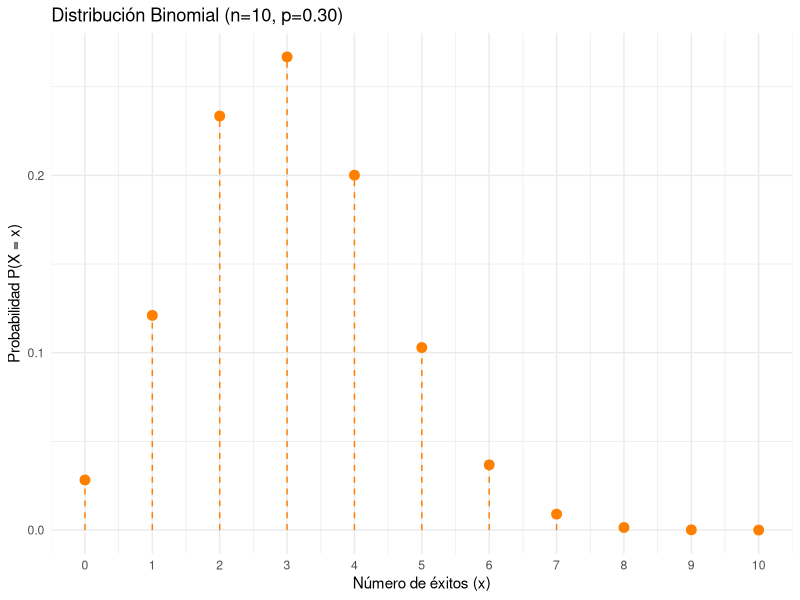

The R script that drew this image: (Note: this script raises an error after producing the figure.)
## ---- chunk 1
knitr::opts_chunk$set(echo = TRUE, message = FALSE, warning = FALSE, comment = NA)

## ---- chunk 2
# Cargar la librería ggplot2
library(ggplot2)

# Definir los valores de la variable x (número de éxitos en 10 ensayos)
x <- 0:10

# Calcular la función de masa de probabilidad de la distribución binomial
# con parámetros n = 10 y p = 0.30
fx <- dbinom(x, 10, 0.30)

# Crear un data frame con los valores de x y sus respectivas probabilidades fx
dat <- data.frame(x, fx)

# Crear el gráfico usando ggplot2
plotBin1<-ggplot(dat, aes(x = x, y = fx)) + 
  # Agregar líneas verticales desde el eje x hasta cada punto para mayor claridad
  geom_segment(aes(x = x, xend = x, y = 0, yend = fx), 
               color = "#FF7F00", linetype = "dashed") + 
  # Agregar los puntos representando la función de probabilidad
  geom_point(color = "#FF7F00", size = 3) +
  # Configurar el eje x para mostrar solo los valores enteros de 0 a 10
  scale_x_continuous(breaks = 0:10) +
  # Agregar etiquetas descriptivas a los ejes y un título al gráfico
  labs(title = "Distribución Binomial (n=10, p=0.30)", 
       x = "Número de éxitos (x)", 
       y = "Probabilidad P(X = x)") +
  # Aplicar un tema minimalista para una mejor presentación del gráfico
  theme_minimal()

# print(plotBin1)
## ---- chunk 3
knitr::include_graphics("img/fig220.png")
## ---- chunk 4
# Cargar las librerías necesarias
library(ggplot2)

# Definir los parámetros de la distribución binomial
n <- 10   # Número de ensayos
p <- 0.30 # Probabilidad de éxito
muestras <- 12  # Número de muestras
numero.grupos.n<-1000

# Generar 12 muestras aleatorias de tamaño n=10
set.seed(123)  # Fijar semilla para reproducibilidad
data_list <- lapply(1:muestras, function(i) {
  x <- rbinom(numero.grupos.n, n, p)  # Generar una muestra de 10 valores
  data.frame(x = x, sample = paste("Muestra", i))
})

# Unir todas las muestras en un solo data frame
data <- do.call(rbind, data_list)

# Crear el gráfico con facet_wrap() para organizar en 4x3
plot_muestras<-ggplot(data, aes(x = x)) +
  geom_bar(fill = "#FF7F00", color = "black") +  # Graficos de cada muestra
  facet_wrap(~sample, nrow = 4, ncol = 3) +  # Organizar en una cuadrícula de 4x3
  labs(title = "Muestras aleatorias de la Distribución Binomial (n=10, p=0.30)",
       x = "Número de éxitos",
       y = "Frecuencia") +
  theme_minimal()  # Estilo limpio para mejor presentación

# print(plot_muestras)
## ---- chunk 5
knitr::include_graphics("img/fig221.png")
## ---- chunk 6
# Cargar la librería ggplot2
library(ggplot2)

# Definir valores para la distribución de Poisson con lambda = 2
x <- 0:10                 # Valores posibles de la variable aleatoria
fx <- dpois(x, lambda = 2) # Calcular la función de masa de probabilidad

# Crear un data frame con los valores de x y sus respectivas probabilidades fx
dat <- data.frame(x, fx)

# Crear el gráfico usando ggplot2
plot_poiss1<-ggplot(dat, aes(x = x, y = fx)) + 
  # Agregar líneas verticales para representar la función de probabilidad
  geom_segment(aes(x = x, xend = x, y = 0, yend = fx), 
               color = "#FF7F00", linetype = "dashed") + 
  # Agregar los puntos de la función de probabilidad
  geom_point(color = "#FF7F00", size = 3) +
  # Configurar el eje x para mostrar valores enteros de 0 a 10
  scale_x_continuous(breaks = 0:10) +
  # Agregar etiquetas y título descriptivo
  labs(title = "Distribución de Poisson (λ = 2)", 
       x = "Número de eventos (x)", 
       y = "Probabilidad P(X = x)") +
  # Aplicar un tema minimalista para mejor presentación
  theme_minimal()

# print(plot_poiss1)
## ---- chunk 7
knitr::include_graphics("img/fig222.png")
## ---- chunk 8
# Cargar las librerías necesarias
library(ggplot2)
library(dplyr)

# Definir los parámetros de la distribución Poisson
lambda <- 2  # Valor esperado (λ)
muestras <- 12  # Número de muestras a generar
n_muestra <- 1000  # Tamaño de cada muestra

# Fijar semilla para reproducibilidad
set.seed(123)

# Generar 12 muestras aleatorias y calcular su media muestral
data_list <- lapply(1:muestras, function(i) {
  x <- rpois(n_muestra, lambda)  # Generar 10 valores desde Poisson(2)
  media_muestral <- mean(x)  # Calcular la media muestral
  
  # Crear un data frame con la muestra y su identificador
  data.frame(x = x, sample = paste("Muestra", i, "\n", "x̄ =", round(media_muestral, 2)))
})

# Unir todas las muestras en un solo data frame
data <- do.call(rbind, data_list)

# Crear el gráfico de barras con facet_wrap() en 4 filas x 3 columnas
plot_poiss2 <- ggplot(data, aes(x = x)) +
  geom_bar(fill = "#FF7F00", color = "black") +  # Histogramas de cada muestra
  facet_wrap(~sample, nrow = 4, ncol = 3) +  # Organizar en 4x3
  labs(title = "Muestras aleatorias de la Distribución de Poisson (λ = 2)",
       x = "Numero de eventos",  # SIN TILDE para evitar errores
       y = "Frecuencia") +
  theme_minimal()  # Aplicar estilo limpio

# Mostrar el gráfico
#print(plot_poiss2)
## ---- chunk 9
knitr::include_graphics("img/fig223.png")
## ---- chunk 10
# Cargar la librería ggplot2
library(ggplot2)

# Definir los parámetros de la distribución hipergeométrica
m <- 95  # Tamaño de la población
n <- 5   # Número de éxitos en la población
k <- 10  # Tamaño de la muestra

# Valores posibles de la variable aleatoria X (de 0 a min(n, k))
x <- 0:min(n, k)

# Calcular la función de masa de probabilidad (FMP) para la distribución hipergeométrica
fx <- dhyper(x, n, m - n, k)

# Crear un data frame con los valores de x y sus respectivas probabilidades fx
dat <- data.frame(x, fx)

# Crear el gráfico usando ggplot2
plot_hip1<-ggplot(dat, aes(x = x, y = fx)) + 
  # Agregar líneas verticales para representar la función de probabilidad
  geom_segment(aes(x = x, xend = x, y = 0, yend = fx), 
               color = "#FF7F00", linetype = "dashed") + 
  # Agregar los puntos de la función de probabilidad
  geom_point(color = "#FF7F00", size = 3) +
  # Configurar el eje x para mostrar solo los valores discretos posibles
  scale_x_continuous(breaks = x) +
  # Agregar etiquetas y título descriptivo con notación matemática
  labs(title = expression("Distribución Hipergeométrica"),
       x = expression("Número de éxitos en la muestra (X)"),
       y = expression(P(X == x)),
       caption = expression(X %~% Hipergeometrica(95, 5, 10))) +
  # Aplicar un tema minimalista para mejor presentación
  theme_minimal()

# print(plot_hip1)
## ---- chunk 11
knitr::include_graphics("img/fig224.png")
## ---- chunk 12
# Cargar las librerías necesarias
library(ggplot2)
library(dplyr)

# Definir los parámetros de la distribución hipergeométrica
m <- 95  # Tamaño de la población
n <- 5   # Número de éxitos en la población
k <- 10  # Tamaño de la muestra
muestras <- 12  # Número de muestras a generar
n.muestras<-1000 # Número de grupos de tamaño n

# Fijar semilla para reproducibilidad
set.seed(123)

# Generar 12 muestras aleatorias y calcular su media muestral
data_list <- lapply(1:muestras, function(i) {
  x <- rhyper(n.muestras, n, m - n, k)  # Generar 10 valores desde la distribución hipergeométrica
  media_muestral <- mean(x)  # Calcular la media muestral
  
  # Crear un data frame con la muestra y su identificador
  data.frame(x = x, sample = paste("Muestra", i, "\n", "x̄ =", round(media_muestral, 2)))
})

# Unir todas las muestras en un solo data frame
data <- do.call(rbind, data_list)

# Crear el gráfico de barras con facet_wrap() en 4 filas x 3 columnas
plot_hyper <- ggplot(data, aes(x = x)) +
  geom_bar(fill = "#FF7F00", color = "black") +  # Histogramas de cada muestra
  facet_wrap(~sample, nrow = 4, ncol = 3) +  # Organizar en 4x3
  labs(title = "Muestras aleatorias de la Distribución Hipergeométrica",
       x = "Número de éxitos en la muestra (X)",
       y = "Frecuencia") +
  theme_minimal()  # Aplicar estilo limpio

# Mostrar el gráfico
#print(plot_hyper)
## ---- chunk 13
knitr::include_graphics("img/fig225.png")
## ---- chunk 14
# Parámetros de la distribución hipergeométrica
m <- 95  # Tamaño de la población
n <- 5   # Número de éxitos en la población
k <- 10  # Tamaño de la muestra

# Cálculo del valor esperado
E_X <- k * (n / m)
E_X
## ---- chunk 15
bin_coeff <- choose(50, 5)
bin_coeff
## ---- chunk 16
prob_x_5 <- bin_coeff * (0.10^5) * (0.90^(50 - 5))
prob_x_5
## ---- chunk 17
size <- 50  # Tamaño del lote
prob <- 0.10  # Probabilidad de defecto
x <- 5  # Número de defectuosos

p_x5 <- dbinom(x, size, prob)
p_x5
## ---- chunk 18
set.seed(123)
n <- 1000  # Número de lotes
sim_data <- rbinom(n, size, prob)

# Frecuencia relativa de X = 5
f_x5 <- sum(sim_data == x) / n
f_x5
## ---- chunk 19
muestras <- 100
freq_rel_x5 <- numeric(muestras)

for (i in 1:muestras) {
  sim_data <- rbinom(n, size, prob)
  freq_rel_x5[i] <- sum(sim_data == x) / n
}

plot(1:muestras, freq_rel_x5, xlab = "Número de muestra", ylab = "Frecuencia relativa de X=5", main = "Variabilidad de la frecuencia relativa", pch = 19)
abline(h = p_x5, col = "red", lwd = 2)
## ---- chunk 20
tamanos_muestra <- c(5, 10, 20, 30, 40, 50, 60, 70, 80, 90, 100, 200, 300, 400, 500, 600, 700, 800, 900, 1000)
freq_tamanos <- numeric(length(tamanos_muestra))

for (i in seq_along(tamanos_muestra)) {
  sim_data <- rbinom(tamanos_muestra[i], size, prob)
  freq_tamanos[i] <- sum(sim_data == x) / tamanos_muestra[i]
}

plot(tamanos_muestra, freq_tamanos, type = "b", xlab = "Tamaño de muestra (número de lotes)", ylab = "Frecuencia relativa de X=5", main = "Impacto del tamaño muestral")
abline(h = p_x5, col = "red", lwd = 2)
## ---- chunk 21
media_muestras <- numeric(muestras)

for (i in 1:muestras) {
  sim_data <- rbinom(n, size, prob)
  media_muestras[i] <- mean(sim_data)
}

plot(1:muestras, media_muestras, xlab = "Número de muestra", ylab = "Media muestral de defectuosos", main = "Convergencia de la media muestral", pch = 19)
abline(h = size * prob, col = "red", lwd = 2)
## ---- chunk 22
media_tamanos <- numeric(length(tamanos_muestra))

for (i in seq_along(tamanos_muestra)) {
  sim_data <- rbinom(tamanos_muestra[i], size, prob)
  media_tamanos[i] <- mean(sim_data)
}

plot(tamanos_muestra, media_tamanos, type = "b", xlab = "Tamaño de muestra (número de lotes)", ylab = "Media de defectuosos", main = "Impacto del tamaño muestral en la media")
abline(h = size * prob, col = "red", lwd = 2)
